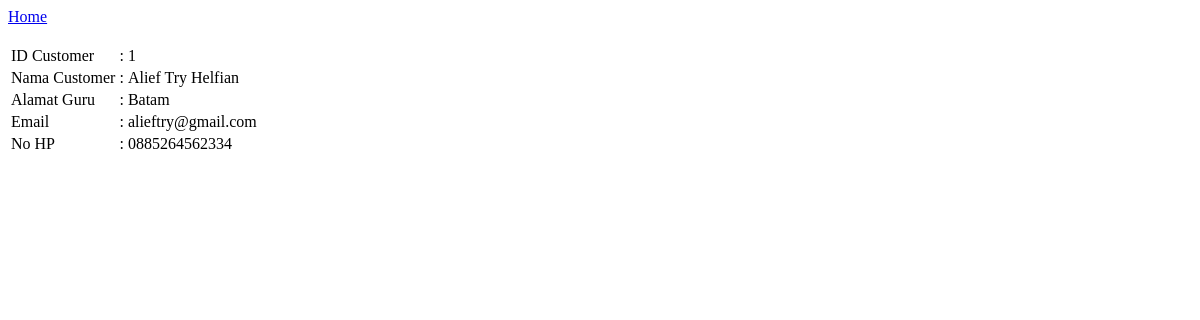
The page /rentalmobil/public/customer/view/view.php?idcustomer=1 on the database as committed earlier.
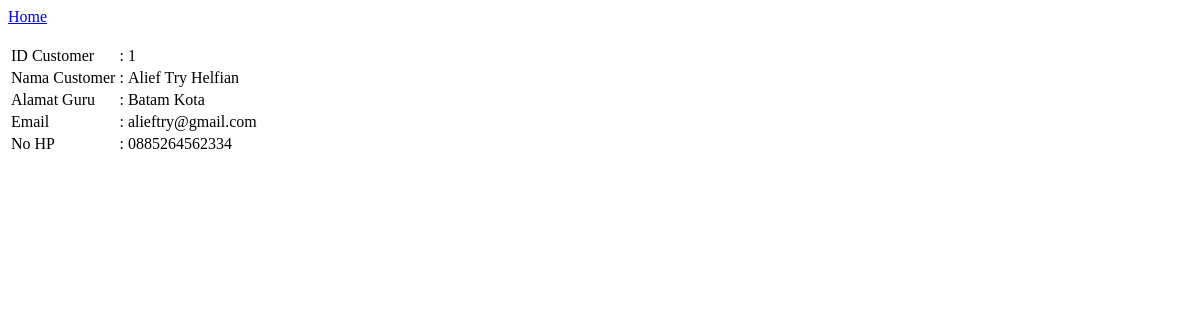
The same page on the database as committed later.
### tables this page shows
CREATE TABLE `customer` (
  `idcustomer` int(11) NOT NULL,
  `nama` varchar(255) DEFAULT NULL,
  `alamat` text DEFAULT NULL,
  `email` varchar(100) DEFAULT NULL,
  `no_hp` varchar(20) DEFAULT NULL
);

### rentalmobil/public/customer/Controller/viewdata.php (called while the page is built)
<?php
	include_once("../../../config/koneksi.php");
	class CustomerController {
		private $kon;
		public function __construct($connection) {
			$this->kon = $connection;
		}
		public function getCustomerData($idcustomer) {
			$result =  mysqli_query($this->kon, "SELECT * FROM customer WHERE idcustomer = '$idcustomer'");
			return mysqli_fetch_array($result);
		}
	}
	$kelasController = new CustomerController($kon);
	$idcustomer = $_GET['idcustomer'];
	$customerData = $kelasController->getCustomerData($idcustomer);
	if ($customerData) {
		$idcustomer = $customerData['idcustomer'];
		$nama = $customerData['nama'];
		$alamat = $customerData['alamat'];
		$email = $customerData['email'];
		$no_hp = $customerData['no_hp'];
	}
?>

### rentalmobil/public/customer/view/view.php (the view, shortened to what this page needs)
<?php
	include_once("../../../config/koneksi.php");
	include_once("../Controller/viewdata.php");
?>
<!DOCTYPE html>
<html>
<head>
</head>
<body>
	<a href="../../dashboard/data/dashboardcustomer.php">Home</a>
	<br><br>
	<form name="update_data" method="post" action="view.php">
		<table border="0">
			<tr>
				<td>ID Customer </td>
				<td>: </td>
				<td><?php echo $idcustomer; ?></td>
			</tr>
			<tr>
				<td>Nama Customer </td>
				<td>: </td>
				<td><?php echo $nama; ?></td>
			</tr>
			<tr>
				<td>Alamat Guru </td>
				<td>: </td>
				<td><?php echo $alamat; ?></td>
			</tr>
			<tr>
				<td>Email </td>
				<td>: </td>
				<td><?php echo $email; ?></td>
			</tr>
			<tr>
				<td>No HP </td>
				<td>: </td>
				<td><?php echo $no_hp; ?></td>
			</tr>
		</table>
	</form>
</body>
</html>

Rows that differ between the two databases and show on the page:
changed customer "Alief Try Helfian": alamat "Batam" → "Batam Kota"
